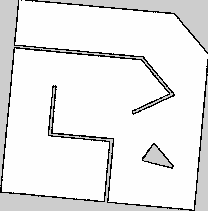
#> input picture src/rio_main/maps/map_name.pgm, 208 x 211 px
$ python -i feature_extractor.py   (imports and definitions only)   (older library calls are emulated)
#> lines starting #> are read from the running program, lines starting #| are printed output that depends on the picture
import cv2
import numpy as np
import os
from skimage.feature import graycomatrix, graycoprops, local_binary_pattern
from skimage.io import imread
from skimage.color import rgb2gray
from scipy.spatial import distance

class FeatureExtractor:
    def __init__(self, bins=(8, 8, 8)):
        self.bins = bins

    def extract_lbp_features(self, image):
        gray = cv2.cvtColor(image, cv2.COLOR_BGR2GRAY)
        lbp = local_binary_pattern(gray, P=24, R=3, method="uniform")
        (hist, _) = np.histogram(lbp.ravel(), bins=np.arange(0, 27), range=(0, 26))
        hist = hist.astype("float")
        hist /= (hist.sum() + 1e-6)
        return hist

    def extract_color_histogram(self, image):
        hsv = cv2.cvtColor(image, cv2.COLOR_BGR2HSV)
        hist = cv2.calcHist([hsv], [0, 1, 2], None, self.bins, [0, 180, 0, 256, 0, 256])
        hist = cv2.normalize(hist, hist).flatten()
        return hist

    def extract_haralick_features(self, image):
        gray = rgb2gray(image)
        glcm = graycomatrix((gray * 255).astype('uint8'), distances=[1], angles=[0, np.pi/4, np.pi/2, 3*np.pi/4], symmetric=True, normed=True)
        haralick_features = []
        properties = ['contrast', 'dissimilarity', 'homogeneity', 'energy', 'correlation', 'ASM']
        for prop in properties:
            haralick_features.append(graycoprops(glcm, prop).flatten())
        haralick_features = np.concatenate(haralick_features)
        return haralick_features

    def extract_features(self, image):
        color_histogram = self.extract_color_histogram(image)
        haralick_features = self.extract_haralick_features(image)
        ibp_features = self.extract_lbp_features(image)
        return np.concatenate([color_histogram, haralick_features, ibp_features])

class ObjectRecognizer:
    def __init__(self, image_folder, extractor):
        self.extractor = extractor
        self.object_features = self._extract_features(image_folder)

    def _extract_features(self, image_folder):
        features = {}
        for image_name in os.listdir(image_folder):
            image_path = os.path.join(image_folder, image_name)
            image = imread(image_path)
            features[image_name] = self.extractor.extract_features(image)
        return features

    def calculate_similarity(self, features1, features2):
        return distance.euclidean(features1, features2)

    def recognize(self, frame):
        webcam_features = self.extractor.extract_features(frame)
        similarities = {image_name: self.calculate_similarity(webcam_features, features) for image_name, features in self.object_features.items()}
        return min(similarities, key=similarities.get)

# [21 lines not run here, left out]

>>> import cv2
>>> picture = cv2.cvtColor(cv2.imread('../../src/rio_main/maps/map_name.pgm'), cv2.COLOR_BGR2RGB)
#> picture is the input picture: shape (211, 208, 3); min 0, max 254, mean 232.8
>>> result = FeatureExtractor().extract_features(picture)
#> in extract_color_histogram, `hsv = cv2.cvtColor(image, cv2.COLOR_BGR2HSV)`: hsv: shape (211, 208, 3); mean H, S, V 0, 0, 232.8
#> in extract_color_histogram, `hist = cv2.normalize(hist, hist).flatten()`: hist = 512 values, max 0.976 at index 7, min 0 at index 1, mean 0.00244
#> in extract_features, `color_histogram = self.extract_color_histogram(image)`: color_histogram has the same summary as hist in extract_color_histogram
#> after the loop in extract_haralick_features, `for prop in properties:`: haralick_features = [[2043.3, 3517.9, 2459.5, 3938.2], [8.78, 15.14, 10.58, 16.94], [0.962, 0.934, 0.954, 0.926], [0.791, 0.786, 0.789, 0.784], [0.684, 0.456, 0.62, 0.392], [0.626, 0.618, 0.622, 0.614]]
#> in extract_haralick_features, `haralick_features = np.concatenate(haralick_features)`: haralick_features = 24 values, max 3938.2 at index 3, min 0.392 at index 19, mean 500.9
#> in extract_lbp_features, `lbp = local_binary_pattern(gray, P=24, R=3, method="uniform")`:
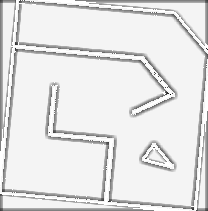
#> lbp: shape (211, 208) float64; min 1, max 25, mean 22.5; drawn with min black and max white
#> in extract_lbp_features, `(hist, _) = np.histogram(lbp.ravel(), bins=np.arange(0, 27), range=(0,..`: hist = 26 values, max 33593 at index 24, min 0 at index 0, mean 1688
#> in extract_lbp_features, `hist /= (hist.sum() + 1e-6)`: hist = 26 values, max 0.765 at index 24, min 0 at index 0, mean 0.0385
#> in extract_features, `ibp_features = self.extract_lbp_features(image)`: ibp_features has the same summary as hist in extract_lbp_features
#> result = 562 values, max 3938.2 at index 515, min 0 at index 1, mean 21.4

$ run again, on src/rio_main/maps/office.pgm
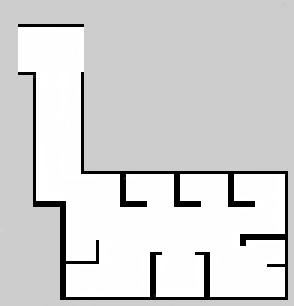
#> input picture src/rio_main/maps/office.pgm, 98 x 102 px (shown 3 times larger)
#> picture is the input picture: shape (102, 98, 3); min 0, max 255, mean 210.8
#> hsv: shape (102, 98, 3); mean H, S, V 0, 0, 210.8
#> in extract_color_histogram, `hist = cv2.normalize(hist, hist).flatten()`: hist = 512 values, max 0.836 at index 6, min 0 at index 1, mean 0.00286
#> color_histogram has the same summary as hist in extract_color_histogram
#> after the loop in extract_haralick_features, `for prop in properties:`: haralick_features = [[2584.1, 5095.6, 2702.6, 5158.7], [10.94, 21.53, 11.4, 21.8], [0.933, 0.878, 0.931, 0.879], [0.621, 0.603, 0.62, 0.603], [0.623, 0.263, 0.605, 0.254], [0.385, 0.363, 0.385, 0.364]]
#> in extract_haralick_features, `haralick_features = np.concatenate(haralick_features)`: haralick_features = 24 values, max 5158.7 at index 3, min 0.254 at index 19, mean 650.7
#> in extract_lbp_features, `lbp = local_binary_pattern(gray, P=24, R=3, method="uniform")`:
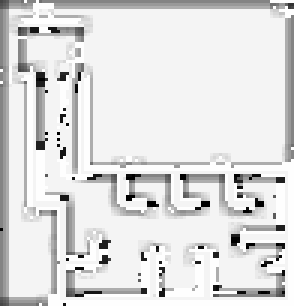
#> lbp: shape (102, 98) float64 (shown 3 times larger); min 0, max 25, mean 21.9; drawn with min black and max white
#> in extract_lbp_features, `(hist, _) = np.histogram(lbp.ravel(), bins=np.arange(0, 27), range=(0,..`: hist = 26 values, max 6060 at index 24, min 3 at index 4, mean 384.5
#> in extract_lbp_features, `hist /= (hist.sum() + 1e-6)`: hist = 26 values, max 0.606 at index 24, min 0.0003 at index 4, mean 0.0385
#> ibp_features has the same summary as hist in extract_lbp_features
#> result = 562 values, max 5158.7 at index 515, min 0 at index 1, mean 27.79
